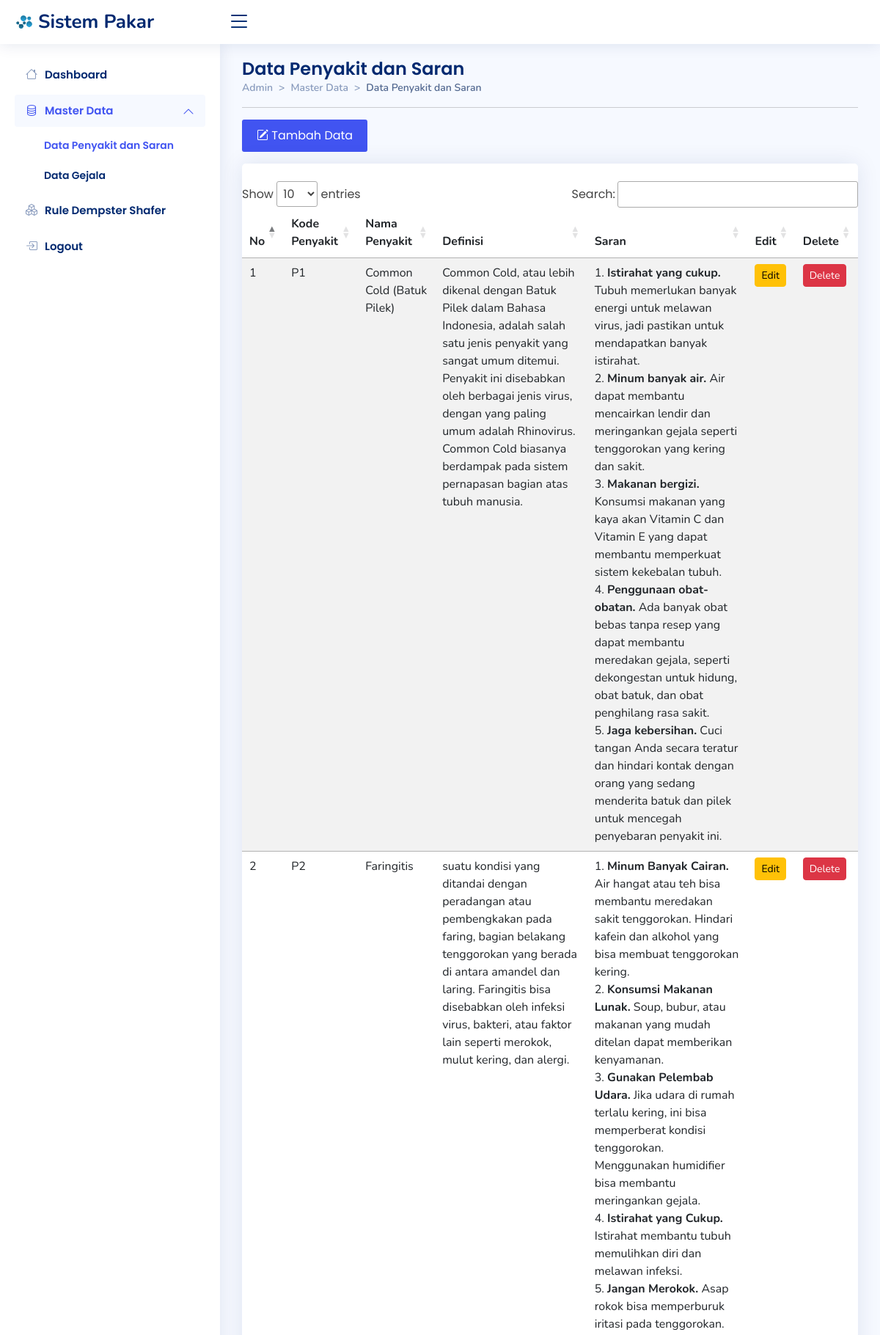
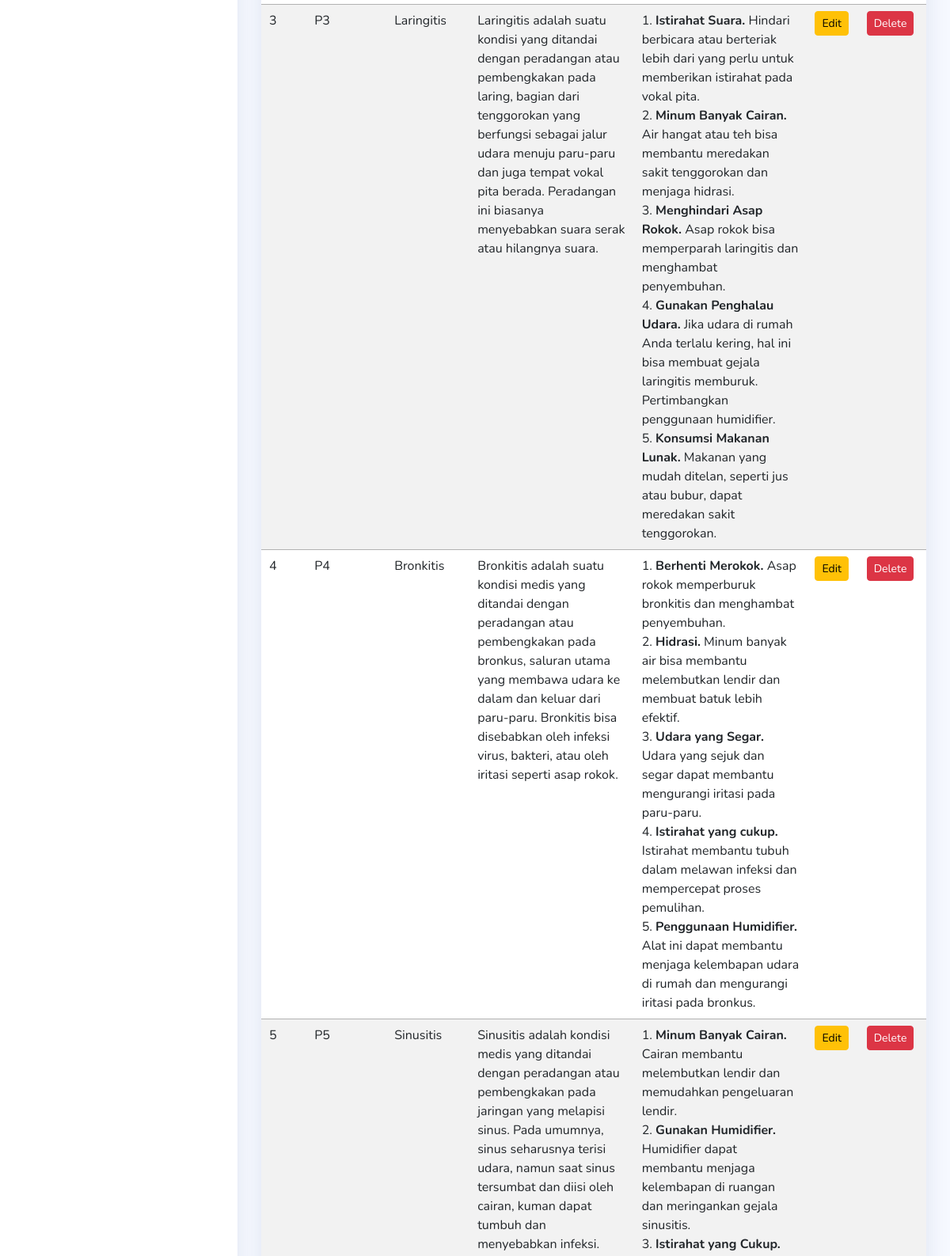
The app's page /admin/penyakit/penyakit.php (upper part) with its own data (2 pictures, top to bottom).
### tables this page shows
CREATE TABLE `tb_penyakit` (
  `id` int(11) NOT NULL,
  `kdpenyakit` varchar(3) DEFAULT NULL,
  `nama_penyakit` varchar(100) DEFAULT NULL,
  `definisi` text DEFAULT NULL,
  `solusi` text NOT NULL
);

### admin/penyakit/penyakit.php (the view, shortened to what this page needs)
<!DOCTYPE html>
<html lang="en">
<head>
  <link href="../../assets/vendor/bootstrap/css/bootstrap.min.css" rel="stylesheet">
  <link rel="stylesheet" href="https://cdn.jsdelivr.net/npm/bootstrap-icons@1.10.2/font/bootstrap-icons.css">
  <link href="../../assets/vendor/boxicons/css/boxicons.min.css" rel="stylesheet">
  <link href="../../assets/vendor/quill/quill.snow.css" rel="stylesheet">
  <link href="../../assets/vendor/quill/quill.bubble.css" rel="stylesheet">
  <link href="../../assets/vendor/remixicon/remixicon.css" rel="stylesheet">
  <link href="../../assets/vendor/simple-datatables/style.css" rel="stylesheet">
  <link rel="stylesheet" href="https://cdn.datatables.net/1.12.1/css/jquery.dataTables.min.css">
  <link href="../../assets/css/style.css" rel="stylesheet">
</head>
<body>
  <header id="header" class="header fixed-top d-flex align-items-center">
    <div class="d-flex align-items-center justify-content-between">
      <a href="../index.php" class="logo d-flex align-items-center">
        <img src="../../assets/img/logo2.png" alt="">
        <span class="d-none d-lg-block">Sistem Pakar</span>
      </a>
      <i class="bi bi-list toggle-sidebar-btn"></i>
    </div>
  </header>
  <aside id="sidebar" class="sidebar">
    <ul class="sidebar-nav" id="sidebar-nav">
      <li class="nav-item">
        <a class="nav-link collapsed" href="../index.php">
          <i class="bi bi-house"></i>
          <span>Dashboard</span>
        </a>
      </li>
      <li class="nav-item">
        <a class="nav-link" data-bs-target="#components-nav" data-bs-toggle="collapse" href="#">
          <i class="bi bi-database"></i><span>Master Data</span><i class="bi bi-chevron-down ms-auto"></i>
        </a>
        <ul id="components-nav" class="nav-content collapse show" data-bs-parent="#sidebar-nav">
          <li>
            <a href="../penyakit/penyakit.php" class="active">
              <span>Data Penyakit dan Saran</span>
            </a>
          </li>
          <li>
            <a href="../gejala/gejala.php">
              <span>Data Gejala</span>
            </a>
          </li>
        </ul>
      </li>
      <li class="nav-item">
        <a class="nav-link collapsed" href="../rules/rules.php">
          <i class="bi bi-boxes"></i>
          <span>Rule Dempster Shafer</span>
        </a>
      </li>
      <li class="nav-item">
        <a class="nav-link collapsed" href="javascript:;" data-bs-toggle="modal" data-bs-target="#logoutmodal">
          <i class="bi bi-box-arrow-in-right"></i>
          <span>Logout</span>
        </a>
      </li>
    </ul>
  </aside>
  <main id="main" class="main">
    <div class="pagetitle">
      <h1>Data Penyakit dan Saran</h1>
      <nav style="--bs-breadcrumb-divider: '>';">
        <ol class="breadcrumb">
          <li class="breadcrumb-item"><a href="index.php">Admin</a></li>
          <li class="breadcrumb-item">Master Data</li>
          <li class="breadcrumb-item active">Data Penyakit dan Saran</li>
        </ol>
      </nav>
      <hr>
    </div>
    <section>
      <button type="button" class="tambah btn-md mb-3" data-bs-toggle="modal" data-bs-target="#tambahmodal"><i class="bi bi-pencil-square"></i> Tambah Data</button>
      <div class="card">
        <div class="card-body pt-4 px-0">
          <table id="myTable" class="table table-striped table-hover table-responsive">
            <thead>
              <tr>
                <th>No</th>
                <th>Kode Penyakit</th>
                <th>Nama Penyakit</th>
                <th>Definisi</th>
                <th>Saran</th>
                <th>Edit</th>
                <th>Delete<input type="hidden" id="texthapus"></th>
              </tr>
            </thead>
            <tbody>
              <?php
              include "../koneksi.php";
              $sql = "SELECT * FROM tb_penyakit  ORDER BY CAST(SUBSTRING(kdpenyakit, 2) AS SIGNED)";
              $qry = mysqli_query($koneksi, $sql) or die("SQL Error" . mysqli_error($koneksi));
              $no = 0;
              while ($data = mysqli_fetch_array($qry)) {
                $no++;
              ?>
                <tr>
                  <td><?php echo $no; ?></td>
                  <td><?php echo $data['kdpenyakit']; ?></td>
                  <td><?php echo $data['nama_penyakit']; ?></td>
                  <td><?php echo $data['definisi']; ?></td>
                  <td><?php echo $data['solusi']; ?></td>
                  <td><a href="./editpenyakit.php?kdubah=<?php echo $data['id']; ?>" class="btn btn-warning btn-sm">Edit</a></td>
                  <td><a onClick="return HapusData('<?php echo $data['id']; ?>');" class="btn btn-danger btn-sm" data-bs-toggle="modal" data-bs-target="#hapusmodal">Delete</a>
                  </td>
                </tr><?php } ?>
            </tbody>
          </table>
        </div>
      </div>
    </section>
  </main>
</body>
</html>

### assets/css/style.css (style rules this page uses)
:root { scroll-behavior: smooth; }
body { font-family: "Poppins", sans-serif; background: #f6f9ff; color: #444444; }
a { color: #4154f1; text-decoration: none; }
.tambah { color: #4154f1; text-decoration: none; }
span { font-family: "Poppins", sans-serif; }
h1, h2, h3, h4, h5, h6 { font-family: "Poppins", sans-serif; }
#main { margin-top: 60px; padding: 20px 30px; transition: all 0.3s; }
.pagetitle { margin-bottom: 10px; }
.pagetitle h1 { font-size: 24px; margin-bottom: 0; font-weight: 600; color: #012970; }
.card { margin-bottom: 30px; border: none; border-radius: 5px; box-shadow: 0px 0 30px rgba(1, 41, 112, 0.1); }
.card-body { padding: 0 20px 20px 20px; }
.breadcrumb { font-size: 14px; font-family: "Nunito", sans-serif; color: #899bbd; font-weight: 600; }
.breadcrumb a { color: #899bbd; transition: 0.3s; }
.breadcrumb .breadcrumb-item::before { color: #899bbd; }
.breadcrumb .active { color: #51678f; font-weight: 600; }
.logo { line-height: 1; }
@media (min-width: 1200px) { .logo { width: 280px; } }
.logo img { max-height: 26px; margin-right: 6px; }
.logo span { font-size: 26px; font-weight: 700; color: #012970; font-family: "Nunito", sans-serif; }
.header { transition: all 0.5s; z-index: 997; height: 60px; box-shadow: 0px 2px 20px rgba(1, 41, 112, 0.1); background-color: #fff; padding-left: 20px; }
.header .toggle-sidebar-btn { font-size: 32px; padding-left: 10px; cursor: pointer; color: #012970; }
.sidebar { position: fixed; top: 60px; left: 0; bottom: 0; width: 300px; z-index: 996; transition: all 0.3s; padding: 20px; overflow-y: auto; scrollbar-width: thin; scrollbar-color: #aab7cf transparent; box-shadow: 0px 0px 20px rgba(1, 41, 112, 0.1); background-color: #fff; }
@media (min-width: 1200px) { #main, #footer { margin-left: 300px; } }
.sidebar-nav { padding: 0; margin: 0; list-style: none; }
.sidebar-nav li { padding: 0; margin: 0; list-style: none; }
.sidebar-nav .nav-item { margin-bottom: 5px; }
.sidebar-nav .nav-link { display: flex; align-items: center; font-size: 15px; font-weight: 600; color: #4154f1; transition: 0.3; background: #f6f9ff; padding: 10px 15px; border-radius: 4px; }
.sidebar-nav .nav-link i { font-size: 16px; margin-right: 10px; color: #4154f1; }
.sidebar-nav .nav-link.collapsed { color: #012970; background: #fff; }
.sidebar-nav .nav-link.collapsed i { color: #899bbd; }
.sidebar-nav .nav-link .bi-chevron-down { margin-right: 0; transition: transform 0.2s ease-in-out; }
.sidebar-nav .nav-link:not(.collapsed) .bi-chevron-down { transform: rotate(180deg); }
.sidebar-nav .nav-content { padding: 5px 0 0 0; margin: 0; list-style: none; }
.sidebar-nav .nav-content a { display: flex; align-items: center; font-size: 14px; font-weight: 600; color: #012970; transition: 0.3; padding: 10px 0 10px 40px; transition: 0.3s; }
.sidebar-nav .nav-content a:hover, .sidebar-nav .nav-content a.active { color: #4154f1; }

### admin/penyakit/penyakit.php (style rules this page uses)
.table { border-radius: 40px; overflow: hidden; font-family: "Nunito", sans-serif; border-radius: 8px; overflow: hidden; }
.tambah { background-color: #4154f1; border: none; color: white; padding: 10px 20px; border-radius: 3px; }

### records on screen
tb_penyakit: kdpenyakit "P1", nama_penyakit "Common Cold (Batuk Pilek)", definisi "Common Cold, atau lebih dikenal dengan Batuk Pilek dalam Bahasa Indonesia, adalah salah satu jenis penyakit yang sangat umum ditemui. Penyakit ini disebabkan oleh berbagai jenis virus, dengan yang paling umum adalah Rhinovirus. Common Cold biasanya berdampak pada sistem pernapasan bagian atas tubuh manusia.", solusi "1. Istirahat yang cukup. Tubuh memerlukan banyak energi untuk melawan virus, jadi pastikan untuk mendapatkan banyak istirahat. 2. Minum banyak air. Air dapat membantu mencairkan lendir dan meringankan gejala seperti tenggorokan yang kering dan sakit. 3. Makanan bergizi. Konsumsi makanan yang kaya akan Vitamin C dan Vitamin E yang dapat membantu memperkuat sistem kekebalan tubuh. 4. Penggunaan obat-obatan. Ada banyak obat bebas tanpa resep yang dapat membantu meredakan gejala, seperti dekongestan untuk hidung, obat batuk, dan obat penghilang rasa sakit. 5. Jaga kebersihan. Cuci tangan Anda secara teratur dan hindari kontak dengan orang yang sedang menderita batuk dan pilek untuk mencegah…"
tb_penyakit: kdpenyakit "P2", nama_penyakit "Faringitis", definisi "suatu kondisi yang ditandai dengan peradangan atau pembengkakan pada faring, bagian belakang tenggorokan yang berada di antara amandel dan laring. Faringitis bisa disebabkan oleh infeksi virus, bakteri, atau faktor lain seperti merokok, mulut kering, dan alergi.", solusi "1. Minum Banyak Cairan. Air hangat atau teh bisa membantu meredakan sakit tenggorokan. Hindari kafein dan alkohol yang bisa membuat tenggorokan kering. 2. Konsumsi Makanan Lunak. Soup, bubur, atau makanan yang mudah ditelan dapat memberikan kenyamanan. 3. Gunakan Pelembab Udara. Jika udara di rumah terlalu kering, ini bisa memperberat kondisi tenggorokan. Menggunakan humidifier bisa membantu meringankan gejala. 4. Istirahat yang Cukup. Istirahat membantu tubuh memulihkan diri dan melawan infeksi. 5. Jangan Merokok. Asap rokok bisa memperburuk iritasi pada tenggorokan."
tb_penyakit: kdpenyakit "P3", nama_penyakit "Laringitis", definisi "Laringitis adalah suatu kondisi yang ditandai dengan peradangan atau pembengkakan pada laring, bagian dari tenggorokan yang berfungsi sebagai jalur udara menuju paru-paru dan juga tempat vokal pita berada. Peradangan ini biasanya menyebabkan suara serak atau hilangnya suara.", solusi "1. Istirahat Suara. Hindari berbicara atau berteriak lebih dari yang perlu untuk memberikan istirahat pada vokal pita. 2. Minum Banyak Cairan. Air hangat atau teh bisa membantu meredakan sakit tenggorokan dan menjaga hidrasi. 3. Menghindari Asap Rokok. Asap rokok bisa memperparah laringitis dan menghambat penyembuhan. 4. Gunakan Penghalau Udara. Jika udara di rumah Anda terlalu kering, hal ini bisa membuat gejala laringitis memburuk. Pertimbangkan penggunaan humidifier. 5. Konsumsi Makanan Lunak. Makanan yang mudah ditelan, seperti jus atau bubur, dapat meredakan sakit tenggorokan."
tb_penyakit: kdpenyakit "P4", nama_penyakit "Bronkitis", definisi "Bronkitis adalah suatu kondisi medis yang ditandai dengan peradangan atau pembengkakan pada bronkus, saluran utama yang membawa udara ke dalam dan keluar dari paru-paru. Bronkitis bisa disebabkan oleh infeksi virus, bakteri, atau oleh iritasi seperti asap rokok.", solusi "1. Berhenti Merokok. Asap rokok memperburuk bronkitis dan menghambat penyembuhan. 2. Hidrasi. Minum banyak air bisa membantu melembutkan lendir dan membuat batuk lebih efektif. 3. Udara yang Segar. Udara yang sejuk dan segar dapat membantu mengurangi iritasi pada paru-paru. 4. Istirahat yang cukup. Istirahat membantu tubuh dalam melawan infeksi dan mempercepat proses pemulihan. 5. Penggunaan Humidifier. Alat ini dapat membantu menjaga kelembapan udara di rumah dan mengurangi iritasi pada bronkus."
tb_penyakit: kdpenyakit "P5", nama_penyakit "Sinusitis", definisi "Sinusitis adalah kondisi medis yang ditandai dengan peradangan atau pembengkakan pada jaringan yang melapisi sinus. Pada umumnya, sinus seharusnya terisi udara, namun saat sinus tersumbat dan diisi oleh cairan, kuman dapat tumbuh dan menyebabkan infeksi.", solusi "1. Minum Banyak Cairan. Cairan membantu melembutkan lendir dan memudahkan pengeluaran lendir. 2. Gunakan Humidifier. Humidifier dapat membantu menjaga kelembapan di ruangan dan meringankan gejala sinusitis. 3. Istirahat yang Cukup."
